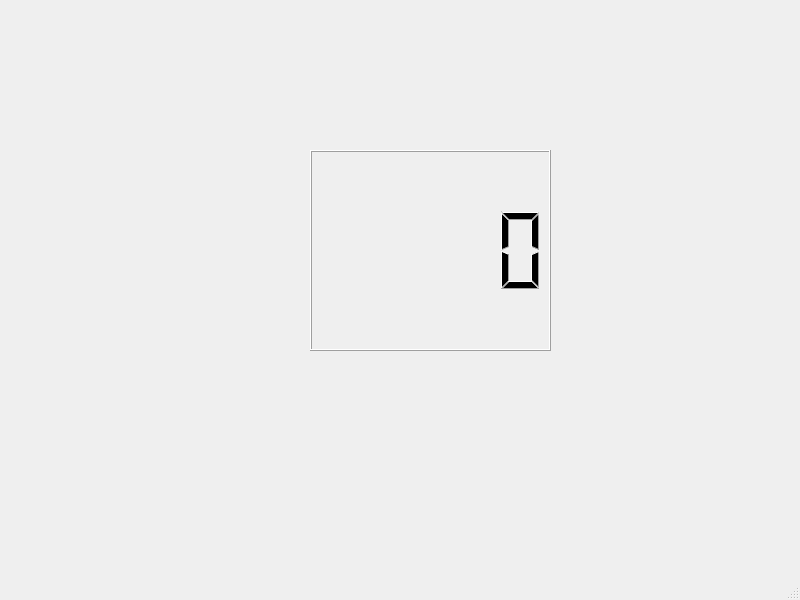
<?xml version="1.0" encoding="UTF-8"?>
<ui version="4.0">
 <class>MainWindow</class>
 <widget class="QMainWindow" name="MainWindow">
  <property name="geometry">
   <rect>
    <x>0</x>
    <y>0</y>
    <width>800</width>
    <height>600</height>
   </rect>
  </property>
  <property name="windowTitle">
   <string>MainWindow</string>
  </property>
  <widget class="QWidget" name="centralwidget">
   <widget class="QLCDNumber" name="lcdNumber">
    <property name="geometry">
     <rect>
      <x>310</x>
      <y>150</y>
      <width>241</width>
      <height>201</height>
     </rect>
    </property>
   </widget>
  </widget>
  <widget class="QMenuBar" name="menubar">
   <property name="geometry">
    <rect>
     <x>0</x>
     <y>0</y>
     <width>800</width>
     <height>26</height>
    </rect>
   </property>
  </widget>
  <widget class="QStatusBar" name="statusbar"/>
 </widget>
 <resources/>
 <connections/>
</ui>
